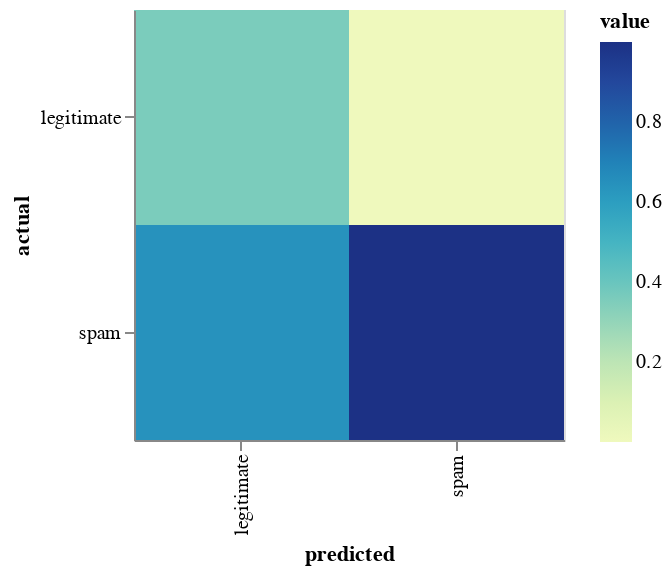

Notebook code cell kept with this figure:
### Code cell
chart

### Figure 1 — Vega-Lite specification as saved in the notebook (floating-point values rounded to 4 significant figures)
{"config": {"view": {"continuousWidth": 400, "continuousHeight": 300}}, "data": {"name": "data-68bb5cf0e6085837c590f702d5b96414"}, "mark": "rect", "encoding": {"color": {"type": "quantitative", "field": "value"}, "tooltip": [{"type": "quantitative", "field": "raw_count"}], "x": {"type": "ordinal", "field": "predicted"}, "y": {"type": "ordinal", "field": "actual"}}, "height": 215, "width": 215, "$schema": "https://vega.github.io/schema/vega-lite/v4.8.1.json", "datasets": {"data-68bb5cf0e6085837c590f702d5b96414": [{"predicted": "legitimate", "actual": "legitimate", "raw_count": 718, "value": 0.359}, {"predicted": "legitimate", "actual": "spam", "raw_count": 1282, "value": 0.641}, {"predicted": "spam", "actual": "legitimate", "raw_count": 11, "value": 0.0006111}, {"predicted": "spam", "actual": "spam", "raw_count": 17989, "value": 0.9994}]}}
